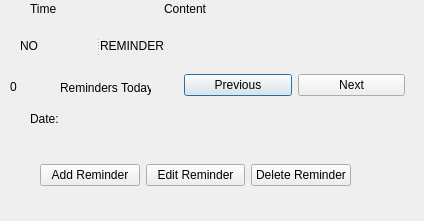
<?xml version="1.0" encoding="UTF-8"?>
<ui version="4.0">
 <class>Remind</class>
 <widget class="QDialog" name="Remind">
  <property name="geometry">
   <rect>
    <x>0</x>
    <y>0</y>
    <width>424</width>
    <height>221</height>
   </rect>
  </property>
  <property name="windowTitle">
   <string>Dialog</string>
  </property>
  <widget class="QSplitter" name="splitter">
   <property name="geometry">
    <rect>
     <x>20</x>
     <y>20</y>
     <width>351</width>
     <height>51</height>
    </rect>
   </property>
   <property name="orientation">
    <enum>Qt::Horizontal</enum>
   </property>
   <widget class="QLabel" name="remtime">
    <property name="text">
     <string>NO</string>
    </property>
   </widget>
   <widget class="QLabel" name="remcontent">
    <property name="text">
     <string>REMINDER</string>
    </property>
   </widget>
  </widget>
  <widget class="QWidget" name="layoutWidget">
   <property name="geometry">
    <rect>
     <x>184</x>
     <y>70</y>
     <width>221</width>
     <height>30</height>
    </rect>
   </property>
   <layout class="QHBoxLayout" name="horizontalLayout">
    <item>
     <widget class="QPushButton" name="previousReminder">
      <property name="text">
       <string>Previous</string>
      </property>
     </widget>
    </item>
    <item>
     <widget class="QPushButton" name="nextReminder">
      <property name="text">
       <string>Next</string>
      </property>
     </widget>
    </item>
   </layout>
  </widget>
  <widget class="QWidget" name="layoutWidget">
   <property name="geometry">
    <rect>
     <x>40</x>
     <y>150</y>
     <width>311</width>
     <height>51</height>
    </rect>
   </property>
   <layout class="QHBoxLayout" name="horizontalLayout_2">
    <item>
     <widget class="QPushButton" name="addReminder">
      <property name="text">
       <string>Add Reminder</string>
      </property>
     </widget>
    </item>
    <item>
     <widget class="QPushButton" name="editReminder">
      <property name="text">
       <string>Edit Reminder</string>
      </property>
     </widget>
    </item>
    <item>
     <widget class="QPushButton" name="deleteReminder">
      <property name="text">
       <string>Delete Reminder</string>
      </property>
     </widget>
    </item>
   </layout>
  </widget>
  <widget class="QWidget" name="layoutWidget">
   <property name="geometry">
    <rect>
     <x>30</x>
     <y>0</y>
     <width>261</width>
     <height>18</height>
    </rect>
   </property>
   <layout class="QHBoxLayout" name="horizontalLayout_3">
    <item>
     <widget class="QLabel" name="label">
      <property name="text">
       <string>Time</string>
      </property>
     </widget>
    </item>
    <item>
     <widget class="QLabel" name="label_2">
      <property name="text">
       <string>Content</string>
      </property>
     </widget>
    </item>
   </layout>
  </widget>
  <widget class="QWidget" name="layoutWidget">
   <property name="geometry">
    <rect>
     <x>30</x>
     <y>110</y>
     <width>151</width>
     <height>18</height>
    </rect>
   </property>
   <layout class="QHBoxLayout" name="horizontalLayout_4">
    <item>
     <widget class="QLabel" name="date">
      <property name="text">
       <string>Date:</string>
      </property>
     </widget>
    </item>
    <item>
     <widget class="QLabel" name="label_4">
      <property name="text">
       <string/>
      </property>
     </widget>
    </item>
   </layout>
  </widget>
  <widget class="QWidget" name="layoutWidget">
   <property name="geometry">
    <rect>
     <x>60</x>
     <y>220</y>
     <width>291</width>
     <height>49</height>
    </rect>
   </property>
   <layout class="QVBoxLayout" name="verticalLayout"/>
  </widget>
  <widget class="QLabel" name="label_6">
   <property name="geometry">
    <rect>
     <x>60</x>
     <y>80</y>
     <width>91</width>
     <height>16</height>
    </rect>
   </property>
   <property name="text">
    <string>Reminders Today</string>
   </property>
  </widget>
  <widget class="QWidget" name="layoutWidget">
   <property name="geometry">
    <rect>
     <x>60</x>
     <y>290</y>
     <width>301</width>
     <height>51</height>
    </rect>
   </property>
   <layout class="QHBoxLayout" name="horizontalLayout_5"/>
  </widget>
  <widget class="QLabel" name="noOfReminders">
   <property name="geometry">
    <rect>
     <x>10</x>
     <y>80</y>
     <width>47</width>
     <height>13</height>
    </rect>
   </property>
   <property name="text">
    <string>0</string>
   </property>
  </widget>
  <zorder>layoutWidget</zorder>
  <zorder>layoutWidget</zorder>
  <zorder>splitter</zorder>
  <zorder>layoutWidget</zorder>
  <zorder>layoutWidget</zorder>
  <zorder>layoutWidget</zorder>
  <zorder>layoutWidget</zorder>
  <zorder>label_6</zorder>
  <zorder>noOfReminders</zorder>
 </widget>
 <resources/>
 <connections/>
</ui>
